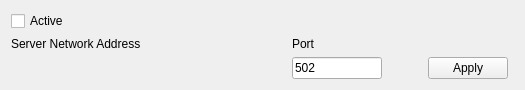
<?xml version="1.0" encoding="UTF-8"?>
<ui version="4.0">
 <class>TcpIpSettingsWidget</class>
 <widget class="QWidget" name="TcpIpSettingsWidget">
  <property name="geometry">
   <rect>
    <x>0</x>
    <y>0</y>
    <width>525</width>
    <height>78</height>
   </rect>
  </property>
  <property name="windowTitle">
   <string>Form</string>
  </property>
  <layout class="QGridLayout" name="gridLayout">
   <item row="1" column="0">
    <widget class="QLabel" name="label">
     <property name="text">
      <string>Server Network Address</string>
     </property>
    </widget>
   </item>
   <item row="0" column="0">
    <widget class="QCheckBox" name="cbEnabled">
     <property name="text">
      <string>Active</string>
     </property>
    </widget>
   </item>
   <item row="1" column="1">
    <widget class="QLabel" name="label_2">
     <property name="text">
      <string>Port</string>
     </property>
    </widget>
   </item>
   <item row="2" column="0">
    <widget class="IPAddressCtrl" name="edNetworkAddress" native="true">
     <property name="sizePolicy">
      <sizepolicy hsizetype="Preferred" vsizetype="Preferred">
       <horstretch>1</horstretch>
       <verstretch>0</verstretch>
      </sizepolicy>
     </property>
     <property name="minimumSize">
      <size>
       <width>150</width>
       <height>0</height>
      </size>
     </property>
     <property name="maximumSize">
      <size>
       <width>300</width>
       <height>16777215</height>
      </size>
     </property>
    </widget>
   </item>
   <item row="2" column="2">
    <layout class="QHBoxLayout" name="horizontalLayout">
     <property name="rightMargin">
      <number>6</number>
     </property>
     <item>
      <spacer name="horizontalSpacer">
       <property name="orientation">
        <enum>Qt::Horizontal</enum>
       </property>
       <property name="sizeHint" stdset="0">
        <size>
         <width>40</width>
         <height>20</height>
        </size>
       </property>
      </spacer>
     </item>
     <item>
      <widget class="QPushButton" name="btnApply">
       <property name="text">
        <string>Apply</string>
       </property>
      </widget>
     </item>
    </layout>
   </item>
   <item row="2" column="1">
    <widget class="QLineEdit" name="edPort">
     <property name="maximumSize">
      <size>
       <width>90</width>
       <height>16777215</height>
      </size>
     </property>
     <property name="text">
      <string>502</string>
     </property>
     <property name="maxLength">
      <number>5</number>
     </property>
    </widget>
   </item>
  </layout>
 </widget>
 <customwidgets>
  <customwidget>
   <class>IPAddressCtrl</class>
   <extends>QWidget</extends>
   <header>ipaddressctrl.h</header>
   <container>1</container>
  </customwidget>
 </customwidgets>
 <resources/>
 <connections/>
</ui>
